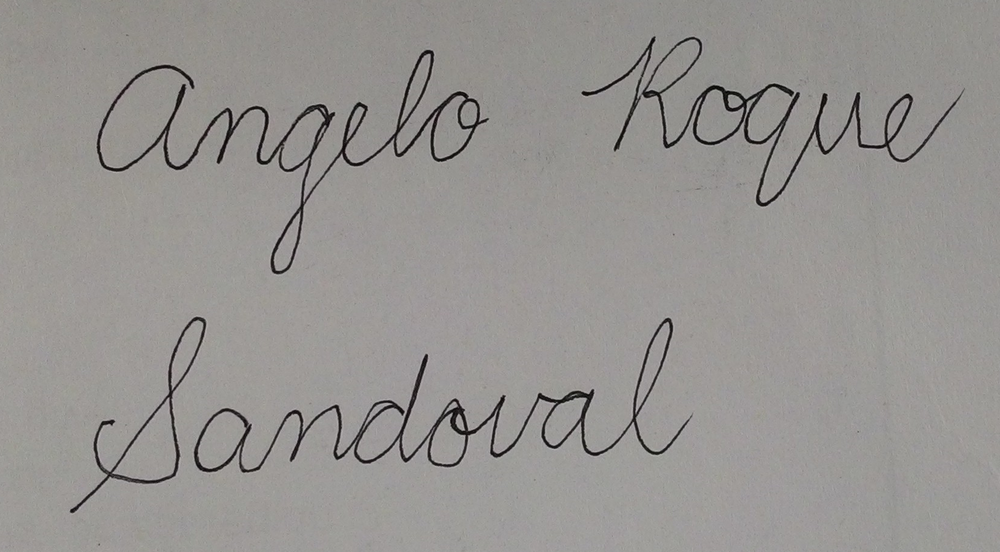
%> input picture RAW/textline_segmentation.png, 1000 x 552 px, shrunk from 1650 x 911 before the run
$ octave bounding_box_centroid.m   (GNU Octave 9; MATLAB toolbox functions it lacks are replaced by stand-ins)
%> lines starting %> are read from the running program, lines starting %| are printed output that depends on the picture; in (x1, y1, x2, y2) boxes, pixels count from 0 and x2, y2 are one past the last pixel; in counts of white or black regions, pixels touching at a corner belong together; the program's own positions count from 1
clear all
close all

sample = imread('RAW/textline_segmentation.png');                        %must be in parent folder
%> sample is the input picture: size 552x1000x3 uint8; mean R, G, B 149.8, 147.3, 144.6
gray = rgb2gray(sample);
bw = im2bw(gray);
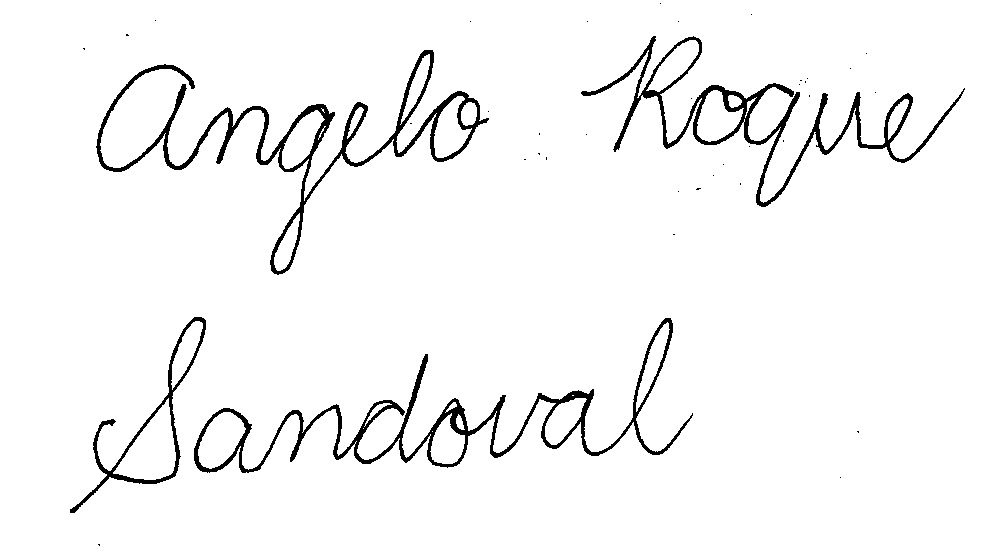
%> bw: size 552x1000 logical; 96.2% white; 39 black regions (35 under 20 px), largest, box (x1, y1, x2, y2) and area: (96, 50, 489, 275) 6773, (194, 318, 693, 473) 6437, (581, 36, 965, 207) 5636, (70, 317, 206, 513) 1872
bw = ~bw;                                                   %invert binary image
%> bw: size 552x1000 logical; 3.8% white; 39 white regions (35 under 20 px)

%bw = imfill(bw, 'holes');                                  %fill holes with pixels
[label num] = bwlabel(bw), title('num');                    %determines the number of bounding boxes to be created
%> after `[label num] = bwlabel(bw)`:
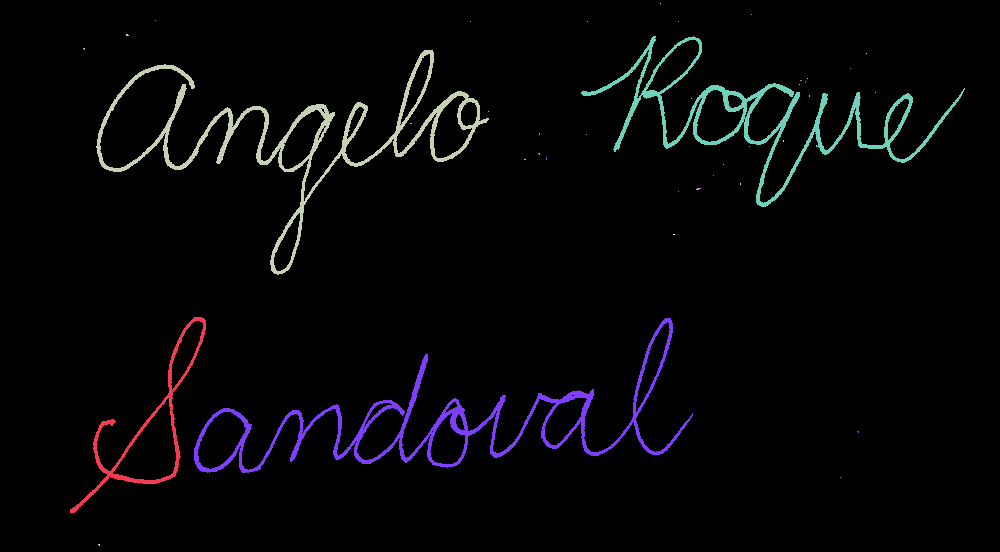
%> label: size 552x1000 double; 40 distinct labels, from 0 to 39; one colour per label, 0 black
%> after `[label num] = bwlabel(bw)`: num = 39

props = regionprops(label, 'BoundingBox');                  %extract bounding box and centroid properties of the image
%> props = 39 regions; largest, box (x1, y1, x2, y2): (96, 50, 489, 275), (194, 318, 693, 473), (581, 36, 965, 207), (70, 317, 206, 513), (696, 188, 701, 190)
box = [props.BoundingBox];                                  %bounding box position and sizes to another matrix
%> box = 156 values, max 875.5 at index 153, min 1 at index 23, mean 196.8
box = reshape(box, [4 num]);                                %reshape matrix to 4 rows, num columns
%> box = 39 columns, first 8: [70.5 83.5 96.5 98.5 126.5 155.5 194.5 410.5; 317.5 48.5 50.5 544.5 34.5 20.5 318.5 123.5; 136 2 393 2 3 1 499 2; 196 2 225 2 2 1 155 1]

imshow(bw);
hold on;
for i=1:num;
   rectangle('position', box(:,i), 'edgecolor', 'r');       %label bounding boxes on output
end
%> this loop made 39 passes

for i=1:num;                                                %determine centroid for each bounding box
   box(5,i) = box(3,i) / 2;                                 %center of width
   box(6,i) = box(4,i) / 2;                                 %center of length
   box(7,i) = box(1,i) + box(5,i);
   box(8,i) = box(2,i) + box(6,i);
end

%centroid = cat(1, props.Centroid);                          %concatenate centroid property to another matrix
plot(box(7,:), box(8, :), 'b*')                              %plot centroid on output
hold off;

height = box(8,num) - box(8,1), title('height');
%> after `height = box(8,num) - box(8,1)`: height = -322.5
width = box(7,num) - box(7,1), title('width');
%> after `width = box(7,num) - box(7,1)`: width = 737.5
slope = height/width, title('slope');                        %slope to be used as skew angle
%> after `slope = height/width`: slope = -0.437

title('bounding box and centroid');
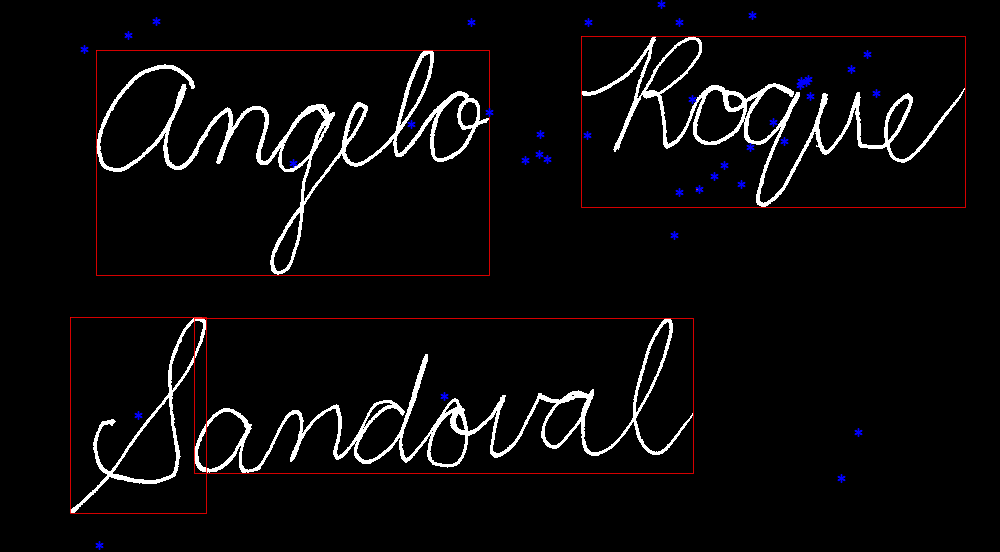
%> figure redrawn from the program's plot data; its title reads 'bounding box and centroid'
